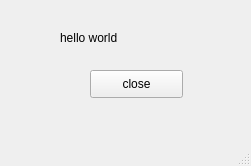
<?xml version="1.0" encoding="UTF-8"?>
<ui version="4.0">
 <class>MainWindow</class>
 <widget class="QMainWindow" name="MainWindow">
  <property name="geometry">
   <rect>
    <x>0</x>
    <y>0</y>
    <width>251</width>
    <height>166</height>
   </rect>
  </property>
  <property name="windowTitle">
   <string>MainWindow</string>
  </property>
  <widget class="QWidget" name="centralwidget">
   <widget class="QLabel" name="label">
    <property name="geometry">
     <rect>
      <x>60</x>
      <y>30</y>
      <width>72</width>
      <height>15</height>
     </rect>
    </property>
    <property name="text">
     <string>hello world</string>
    </property>
   </widget>
   <widget class="QPushButton" name="pushButton">
    <property name="geometry">
     <rect>
      <x>90</x>
      <y>70</y>
      <width>93</width>
      <height>28</height>
     </rect>
    </property>
    <property name="text">
     <string>close</string>
    </property>
    <property name="autoDefault">
     <bool>false</bool>
    </property>
   </widget>
  </widget>
  <widget class="QMenuBar" name="menubar">
   <property name="geometry">
    <rect>
     <x>0</x>
     <y>0</y>
     <width>251</width>
     <height>23</height>
    </rect>
   </property>
  </widget>
  <widget class="QStatusBar" name="statusbar"/>
 </widget>
 <resources/>
 <connections/>
</ui>
